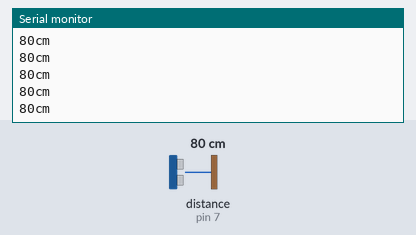
Simulated run of this sketch. Board: Arduino Uno, built with avr-gcc and run on an emulated ATmega328P. Shown: the last lines printed to the serial monitor. The test bench sets the inputs (shaded band); at power-on: distance to the obstacle (sensor on pin 7) 80 cm. The echo pulse lasts 58.3 µs per cm.

Above: at 1.2 s.
1.3 s: distance to the obstacle (sensor on pin 7) set to 2 cm
At 1.48 s:
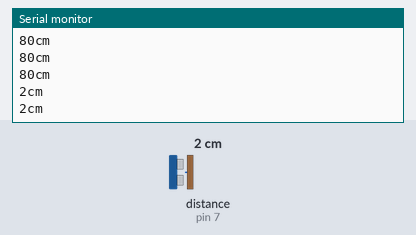
2.8 s: distance to the obstacle (sensor on pin 7) set to 120 cm
At 2.89 s:
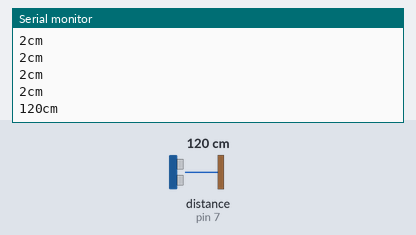
Timing chart, 0 to 5.8 s (numbered marks = the images above; inputs shaded):
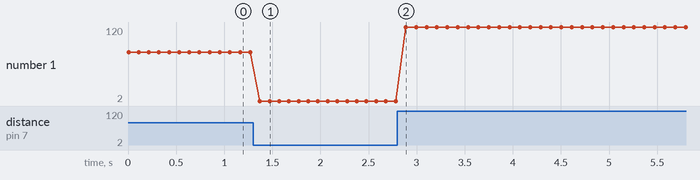

The sketch:

11_16520256_01.ino
```cpp
void setup()
{
  Serial.begin(9600);
}

void loop()
{
  long duration, cm;

  pinMode(7, OUTPUT);
  digitalWrite(7, LOW);
  delayMicroseconds(2);
  digitalWrite(7, HIGH);
  delayMicroseconds(5);
  digitalWrite(7, LOW);

  pinMode(7, INPUT);
  duration = pulseIn(7, HIGH);
  cm = microsecondsToCentimeters(duration);
  Serial.print(cm);
  Serial.print("cm");
  Serial.println();
  delay(100);
}

long microsecondsToCentimeters(long microseconds) {

  return microseconds / 29 / 2;
}
```

Measured:
- after the input at 1.3 s, the serial monitor: prints a new line after 0.07 s (image 1)
- after the input at 2.8 s, the serial monitor: prints a new line after 0.09 s (image 2)
- plotted number 1: 80 → 2 after the input at 1.3 s, 2 → 120 after the input at 2.8 s
